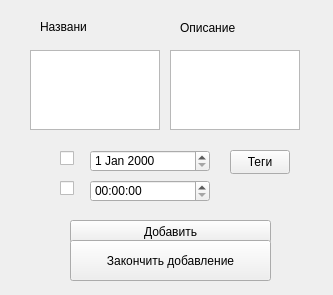
<?xml version="1.0" encoding="UTF-8"?>
<ui version="4.0">
 <class>Form</class>
 <widget class="QWidget" name="Form">
  <property name="geometry">
   <rect>
    <x>0</x>
    <y>0</y>
    <width>333</width>
    <height>295</height>
   </rect>
  </property>
  <property name="windowTitle">
   <string>Form</string>
  </property>
  <widget class="QPushButton" name="btn_enterTask">
   <property name="geometry">
    <rect>
     <x>70</x>
     <y>220</y>
     <width>201</width>
     <height>23</height>
    </rect>
   </property>
   <property name="text">
    <string>Добавить</string>
   </property>
  </widget>
  <widget class="QLabel" name="label_2">
   <property name="geometry">
    <rect>
     <x>180</x>
     <y>20</y>
     <width>101</width>
     <height>16</height>
    </rect>
   </property>
   <property name="text">
    <string>Описание</string>
   </property>
  </widget>
  <widget class="QTimeEdit" name="timeEdit_task">
   <property name="geometry">
    <rect>
     <x>90</x>
     <y>180</y>
     <width>120</width>
     <height>22</height>
    </rect>
   </property>
  </widget>
  <widget class="QTextEdit" name="textEdit_descriptionTask">
   <property name="geometry">
    <rect>
     <x>170</x>
     <y>50</y>
     <width>130</width>
     <height>80</height>
    </rect>
   </property>
  </widget>
  <widget class="QLabel" name="label">
   <property name="geometry">
    <rect>
     <x>40</x>
     <y>20</y>
     <width>47</width>
     <height>13</height>
    </rect>
   </property>
   <property name="text">
    <string>Название</string>
   </property>
  </widget>
  <widget class="QDateEdit" name="dateEdit_task">
   <property name="geometry">
    <rect>
     <x>90</x>
     <y>150</y>
     <width>120</width>
     <height>22</height>
    </rect>
   </property>
  </widget>
  <widget class="QCheckBox" name="cb_dataTask">
   <property name="geometry">
    <rect>
     <x>60</x>
     <y>150</y>
     <width>16</width>
     <height>17</height>
    </rect>
   </property>
   <property name="text">
    <string/>
   </property>
  </widget>
  <widget class="QTextEdit" name="textEdit_nameTask">
   <property name="geometry">
    <rect>
     <x>30</x>
     <y>50</y>
     <width>130</width>
     <height>80</height>
    </rect>
   </property>
  </widget>
  <widget class="QCheckBox" name="cb_timeTask">
   <property name="geometry">
    <rect>
     <x>60</x>
     <y>180</y>
     <width>16</width>
     <height>17</height>
    </rect>
   </property>
   <property name="text">
    <string/>
   </property>
  </widget>
  <widget class="QPushButton" name="btn_add_tags">
   <property name="geometry">
    <rect>
     <x>230</x>
     <y>150</y>
     <width>60</width>
     <height>24</height>
    </rect>
   </property>
   <property name="text">
    <string>Теги</string>
   </property>
  </widget>
  <widget class="QPushButton" name="btn_exit">
   <property name="geometry">
    <rect>
     <x>70</x>
     <y>240</y>
     <width>201</width>
     <height>41</height>
    </rect>
   </property>
   <property name="text">
    <string>Закончить добавление</string>
   </property>
  </widget>
 </widget>
 <resources/>
 <connections/>
</ui>
